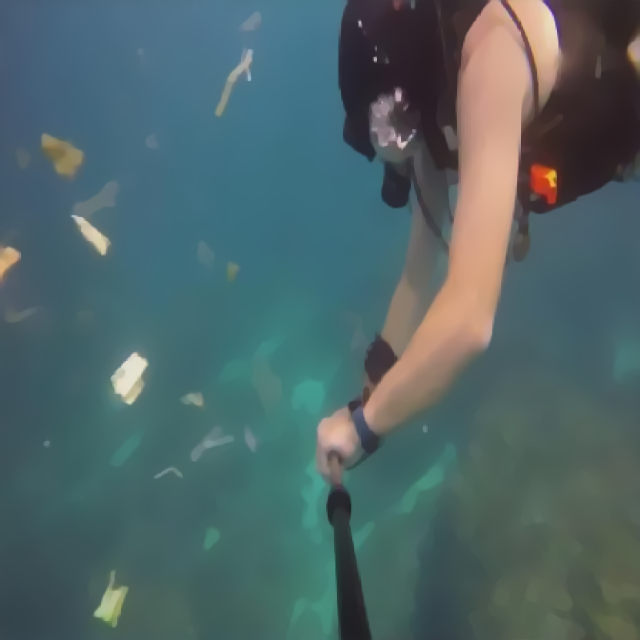
#> input picture codePython/result-0.png, 640 x 640 px, found by its file name
$ python checkNoise.py
#> lines starting #> are read from the running program, lines starting #| are printed output that depends on the picture
#> further down, image is the input picture: shape (640, 640, 3); mean B, G, R 103.8, 101.7, 79.1
import numpy as np
import cv2

def detect_noise(image, threshold=2.0):
    #Mengubah gambar menjadi grayscale (0 - 255)
#> called with threshold = 2
    if len(image.shape) == 3:
        gray_image = cv2.cvtColor(image, cv2.COLOR_BGR2GRAY)
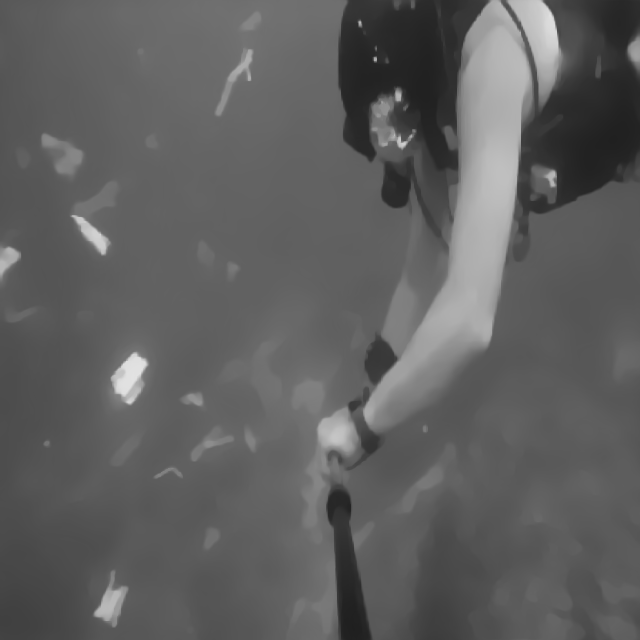
#> gray_image: shape (640, 640); min 31, max 226, mean 95.2
    else:
        gray_image = image

    # Menambaghkan padding pada gambar
    padded_image = np.pad(gray_image, pad_width=1, mode='constant', constant_values=0)

    # Mendapatkan nilai panjang (rows) dan lebar (cols) dari gambar
    rows, cols = gray_image.shape
#> rows = 640; cols = 640

    # Initialize the noise mask
    noise_mask = np.zeros_like(gray_image, dtype=bool)

    # Iterate over each pixel in the original image
    for i in range(1, rows + 1):
        for j in range(1, cols + 1):
            # Extract the 3x3 neighborhood
            neighborhood = padded_image[i-1:i+2, j-1:j+2]

            # Calculate the local mean and variance
            local_mean = np.mean(neighborhood)
            local_variance = np.var(neighborhood)

            # Calculate the standard deviation
            local_std = np.sqrt(local_variance)

            # Get the pixel value
            pixel_value = gray_image[i-1, j-1]

            # Determine if the pixel is noise
            if abs(pixel_value - local_mean) > threshold * local_std:
                noise_mask[i-1, j-1] = True
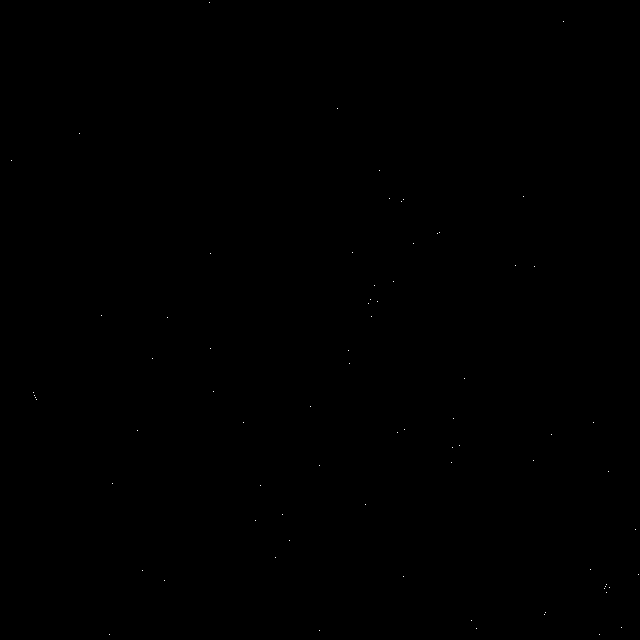
#> noise_mask: shape (640, 640) bool; 0.02% white in thin lines or dots

    return noise_mask

# Example usage
image_path = 'D:\\GitHub\\PDP-Genap-2024\\codePython\\result-0.png'
image = cv2.imread(image_path)

noise_mask = detect_noise(image, threshold=2.0)
